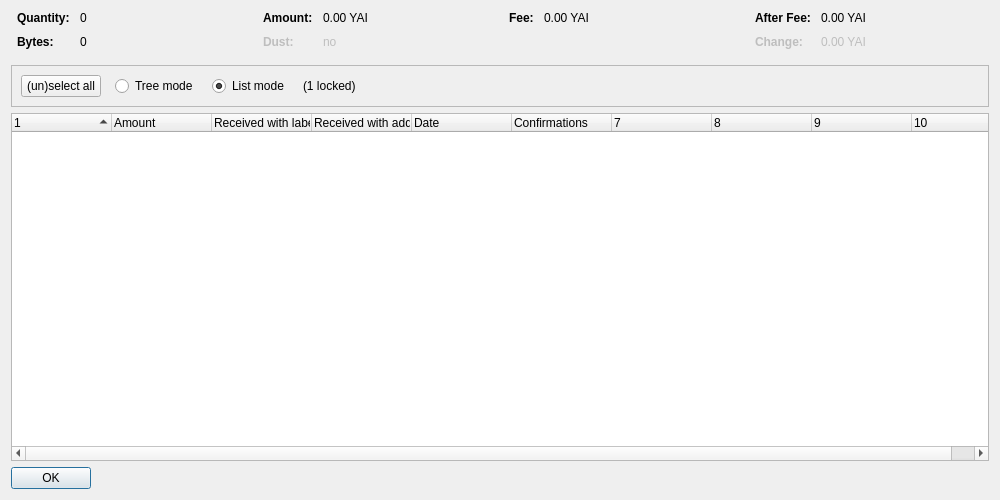
<?xml version="1.0" encoding="UTF-8"?>
<ui version="4.0">
 <class>CoinControlDialog</class>
 <widget class="QDialog" name="CoinControlDialog">
  <property name="geometry">
   <rect>
    <x>0</x>
    <y>0</y>
    <width>1000</width>
    <height>500</height>
   </rect>
  </property>
  <property name="windowTitle">
   <string>Coin Selection</string>
  </property>
  <layout class="QVBoxLayout" name="verticalLayout">
   <item>
    <layout class="QHBoxLayout" name="horizontalLayoutTop" stretch="0,0,0,0">
     <property name="topMargin">
      <number>0</number>
     </property>
     <property name="bottomMargin">
      <number>10</number>
     </property>
     <item>
      <layout class="QFormLayout" name="formLayoutCoinControl1">
       <property name="horizontalSpacing">
        <number>10</number>
       </property>
       <property name="verticalSpacing">
        <number>10</number>
       </property>
       <property name="leftMargin">
        <number>6</number>
       </property>
       <property name="rightMargin">
        <number>6</number>
       </property>
       <item row="0" column="0">
        <widget class="QLabel" name="labelCoinControlQuantityText">
         <property name="font">
          <font>
           <weight>75</weight>
           <bold>true</bold>
          </font>
         </property>
         <property name="text">
          <string>Quantity:</string>
         </property>
        </widget>
       </item>
       <item row="0" column="1">
        <widget class="QLabel" name="labelCoinControlQuantity">
         <property name="cursor">
          <cursorShape>IBeamCursor</cursorShape>
         </property>
         <property name="contextMenuPolicy">
          <enum>Qt::ActionsContextMenu</enum>
         </property>
         <property name="text">
          <string notr="true">0</string>
         </property>
         <property name="textInteractionFlags">
          <set>Qt::LinksAccessibleByMouse|Qt::TextSelectableByKeyboard|Qt::TextSelectableByMouse</set>
         </property>
        </widget>
       </item>
       <item row="1" column="0">
        <widget class="QLabel" name="labelCoinControlBytesText">
         <property name="font">
          <font>
           <weight>75</weight>
           <bold>true</bold>
          </font>
         </property>
         <property name="text">
          <string>Bytes:</string>
         </property>
        </widget>
       </item>
       <item row="1" column="1">
        <widget class="QLabel" name="labelCoinControlBytes">
         <property name="cursor">
          <cursorShape>IBeamCursor</cursorShape>
         </property>
         <property name="contextMenuPolicy">
          <enum>Qt::ActionsContextMenu</enum>
         </property>
         <property name="text">
          <string notr="true">0</string>
         </property>
         <property name="textInteractionFlags">
          <set>Qt::LinksAccessibleByMouse|Qt::TextSelectableByKeyboard|Qt::TextSelectableByMouse</set>
         </property>
        </widget>
       </item>
      </layout>
     </item>
     <item>
      <layout class="QFormLayout" name="formLayoutCoinControl2">
       <property name="horizontalSpacing">
        <number>10</number>
       </property>
       <property name="verticalSpacing">
        <number>10</number>
       </property>
       <property name="leftMargin">
        <number>6</number>
       </property>
       <property name="rightMargin">
        <number>6</number>
       </property>
       <item row="0" column="0">
        <widget class="QLabel" name="labelCoinControlAmountText">
         <property name="font">
          <font>
           <weight>75</weight>
           <bold>true</bold>
          </font>
         </property>
         <property name="text">
          <string>Amount:</string>
         </property>
        </widget>
       </item>
       <item row="0" column="1">
        <widget class="QLabel" name="labelCoinControlAmount">
         <property name="cursor">
          <cursorShape>IBeamCursor</cursorShape>
         </property>
         <property name="contextMenuPolicy">
          <enum>Qt::ActionsContextMenu</enum>
         </property>
         <property name="text">
          <string notr="true">0.00 YAI</string>
         </property>
         <property name="textInteractionFlags">
          <set>Qt::LinksAccessibleByMouse|Qt::TextSelectableByKeyboard|Qt::TextSelectableByMouse</set>
         </property>
        </widget>
       </item>
       <item row="1" column="0">
        <widget class="QLabel" name="labelCoinControlLowOutputText">
         <property name="enabled">
          <bool>false</bool>
         </property>
         <property name="font">
          <font>
           <weight>75</weight>
           <bold>true</bold>
          </font>
         </property>
         <property name="text">
          <string>Dust:</string>
         </property>
        </widget>
       </item>
       <item row="1" column="1">
        <widget class="QLabel" name="labelCoinControlLowOutput">
         <property name="enabled">
          <bool>false</bool>
         </property>
         <property name="cursor">
          <cursorShape>IBeamCursor</cursorShape>
         </property>
         <property name="contextMenuPolicy">
          <enum>Qt::ActionsContextMenu</enum>
         </property>
         <property name="text">
          <string notr="true">no</string>
         </property>
         <property name="textInteractionFlags">
          <set>Qt::LinksAccessibleByMouse|Qt::TextSelectableByKeyboard|Qt::TextSelectableByMouse</set>
         </property>
        </widget>
       </item>
      </layout>
     </item>
     <item>
      <layout class="QFormLayout" name="formLayoutCoinControl3">
       <property name="horizontalSpacing">
        <number>10</number>
       </property>
       <property name="verticalSpacing">
        <number>10</number>
       </property>
       <property name="leftMargin">
        <number>6</number>
       </property>
       <property name="rightMargin">
        <number>6</number>
       </property>
       <item row="0" column="0">
        <widget class="QLabel" name="labelCoinControlFeeText">
         <property name="font">
          <font>
           <weight>75</weight>
           <bold>true</bold>
          </font>
         </property>
         <property name="text">
          <string>Fee:</string>
         </property>
        </widget>
       </item>
       <item row="0" column="1">
        <widget class="QLabel" name="labelCoinControlFee">
         <property name="cursor">
          <cursorShape>IBeamCursor</cursorShape>
         </property>
         <property name="contextMenuPolicy">
          <enum>Qt::ActionsContextMenu</enum>
         </property>
         <property name="text">
          <string notr="true">0.00 YAI</string>
         </property>
         <property name="textInteractionFlags">
          <set>Qt::LinksAccessibleByMouse|Qt::TextSelectableByKeyboard|Qt::TextSelectableByMouse</set>
         </property>
        </widget>
       </item>
      </layout>
     </item>
     <item>
      <layout class="QFormLayout" name="formLayoutCoinControl4">
       <property name="horizontalSpacing">
        <number>10</number>
       </property>
       <property name="verticalSpacing">
        <number>10</number>
       </property>
       <property name="leftMargin">
        <number>6</number>
       </property>
       <property name="rightMargin">
        <number>6</number>
       </property>
       <item row="0" column="0">
        <widget class="QLabel" name="labelCoinControlAfterFeeText">
         <property name="font">
          <font>
           <weight>75</weight>
           <bold>true</bold>
          </font>
         </property>
         <property name="text">
          <string>After Fee:</string>
         </property>
        </widget>
       </item>
       <item row="0" column="1">
        <widget class="QLabel" name="labelCoinControlAfterFee">
         <property name="cursor">
          <cursorShape>IBeamCursor</cursorShape>
         </property>
         <property name="contextMenuPolicy">
          <enum>Qt::ActionsContextMenu</enum>
         </property>
         <property name="text">
          <string notr="true">0.00 YAI</string>
         </property>
         <property name="textInteractionFlags">
          <set>Qt::LinksAccessibleByMouse|Qt::TextSelectableByKeyboard|Qt::TextSelectableByMouse</set>
         </property>
        </widget>
       </item>
       <item row="1" column="0">
        <widget class="QLabel" name="labelCoinControlChangeText">
         <property name="enabled">
          <bool>false</bool>
         </property>
         <property name="font">
          <font>
           <weight>75</weight>
           <bold>true</bold>
          </font>
         </property>
         <property name="text">
          <string>Change:</string>
         </property>
        </widget>
       </item>
       <item row="1" column="1">
        <widget class="QLabel" name="labelCoinControlChange">
         <property name="enabled">
          <bool>false</bool>
         </property>
         <property name="cursor">
          <cursorShape>IBeamCursor</cursorShape>
         </property>
         <property name="contextMenuPolicy">
          <enum>Qt::ActionsContextMenu</enum>
         </property>
         <property name="text">
          <string notr="true">0.00 YAI</string>
         </property>
         <property name="textInteractionFlags">
          <set>Qt::LinksAccessibleByMouse|Qt::TextSelectableByKeyboard|Qt::TextSelectableByMouse</set>
         </property>
        </widget>
       </item>
      </layout>
     </item>
    </layout>
   </item>
   <item>
    <widget class="QFrame" name="frame">
     <property name="minimumSize">
      <size>
       <width>0</width>
       <height>40</height>
      </size>
     </property>
     <property name="frameShape">
      <enum>QFrame::StyledPanel</enum>
     </property>
     <property name="frameShadow">
      <enum>QFrame::Sunken</enum>
     </property>
     <layout class="QHBoxLayout" name="horizontalLayout">
      <item>
       <layout class="QHBoxLayout" name="horizontalLayoutPanel" stretch="0,0,0,0,0">
        <property name="spacing">
         <number>14</number>
        </property>
        <item>
         <widget class="QPushButton" name="pushButtonSelectAll">
          <property name="sizePolicy">
           <sizepolicy hsizetype="Maximum" vsizetype="Fixed">
            <horstretch>0</horstretch>
            <verstretch>0</verstretch>
           </sizepolicy>
          </property>
          <property name="text">
           <string>(un)select all</string>
          </property>
          <property name="autoDefault">
           <bool>false</bool>
          </property>
         </widget>
        </item>
        <item>
         <widget class="QRadioButton" name="radioTreeMode">
          <property name="sizePolicy">
           <sizepolicy hsizetype="Maximum" vsizetype="Fixed">
            <horstretch>0</horstretch>
            <verstretch>0</verstretch>
           </sizepolicy>
          </property>
          <property name="text">
           <string>Tree mode</string>
          </property>
         </widget>
        </item>
        <item>
         <widget class="QRadioButton" name="radioListMode">
          <property name="sizePolicy">
           <sizepolicy hsizetype="Maximum" vsizetype="Fixed">
            <horstretch>0</horstretch>
            <verstretch>0</verstretch>
           </sizepolicy>
          </property>
          <property name="text">
           <string>List mode</string>
          </property>
          <property name="checked">
           <bool>true</bool>
          </property>
         </widget>
        </item>
        <item>
         <widget class="QLabel" name="labelLocked">
          <property name="text">
           <string notr="true">(1 locked)</string>
          </property>
         </widget>
        </item>
        <item>
         <spacer name="horizontalSpacer">
          <property name="orientation">
           <enum>Qt::Horizontal</enum>
          </property>
          <property name="sizeHint" stdset="0">
           <size>
            <width>40</width>
            <height>20</height>
           </size>
          </property>
         </spacer>
        </item>
       </layout>
      </item>
     </layout>
    </widget>
   </item>
   <item>
    <widget class="CoinControlTreeWidget" name="treeWidget">
     <property name="contextMenuPolicy">
      <enum>Qt::CustomContextMenu</enum>
     </property>
     <property name="sortingEnabled">
      <bool>false</bool>
     </property>
     <property name="columnCount">
      <number>10</number>
     </property>
     <attribute name="headerShowSortIndicator" stdset="0">
      <bool>true</bool>
     </attribute>
     <attribute name="headerStretchLastSection">
      <bool>false</bool>
     </attribute>
     <column>
      <property name="text">
       <string/>
      </property>
     </column>
     <column>
      <property name="text">
       <string>Amount</string>
      </property>
     </column>
     <column>
      <property name="text">
       <string>Received with label</string>
      </property>
     </column>
     <column>
      <property name="text">
       <string>Received with address</string>
      </property>
     </column>
     <column>
      <property name="text">
       <string>Date</string>
      </property>
     </column>
     <column>
      <property name="text">
       <string>Confirmations</string>
      </property>
      <property name="toolTip">
       <string>Confirmed</string>
      </property>
     </column>
     <column>
      <property name="text">
       <string/>
      </property>
     </column>
     <column>
      <property name="text">
       <string/>
      </property>
     </column>
     <column>
      <property name="text">
       <string/>
      </property>
     </column>
     <column>
      <property name="text">
       <string/>
      </property>
     </column>
    </widget>
   </item>
   <item>
    <widget class="QDialogButtonBox" name="buttonBox">
     <property name="sizePolicy">
      <sizepolicy hsizetype="Maximum" vsizetype="Fixed">
       <horstretch>0</horstretch>
       <verstretch>0</verstretch>
      </sizepolicy>
     </property>
     <property name="orientation">
      <enum>Qt::Horizontal</enum>
     </property>
     <property name="standardButtons">
      <set>QDialogButtonBox::Ok</set>
     </property>
    </widget>
   </item>
  </layout>
 </widget>
 <customwidgets>
  <customwidget>
   <class>CoinControlTreeWidget</class>
   <extends>QTreeWidget</extends>
   <header>coincontroltreewidget.h</header>
  </customwidget>
 </customwidgets>
 <resources/>
 <connections/>
</ui>
